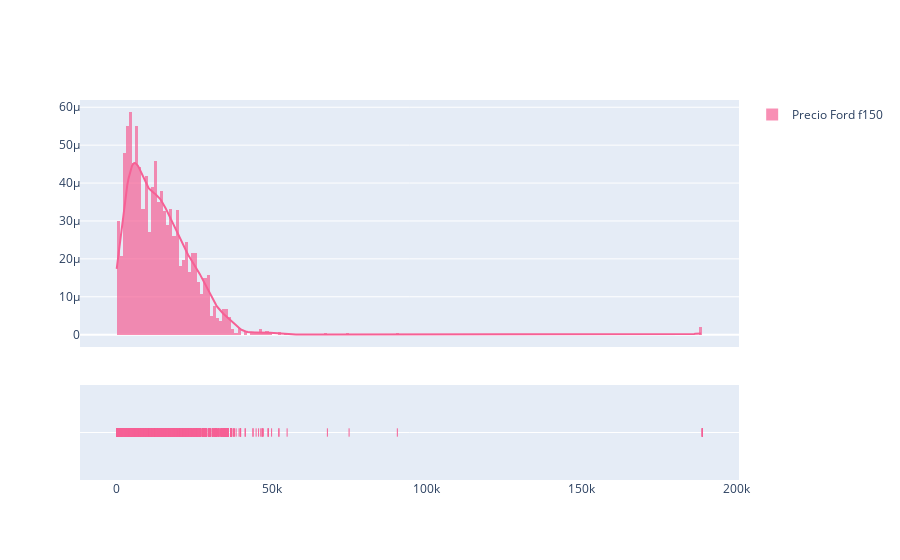

The notebook cell saved with this chart:
### Code cell
# Histograma y curva de la densidad del precio de la camionetas más caras
hist_data = [ford_f150_price]
group_labels = ['Precio Ford f150']
colors = ['#F66095']

fig = ff.create_distplot(hist_data, group_labels, colors=colors, bin_size=1000)
fig.show()

### Figure 1 — Plotly figure (JSON) as saved in the notebook; plotly's stock layout.template omitted (floating-point values rounded to 4 significant figures; data arrays with more than 128 entries replaced by an {"elided": "..."} marker saying what was removed)
{"data": [{"autobinx": false, "histnorm": "probability density", "legendgroup": "Precio Ford f150", "marker": {"color": "#F66095"}, "name": "Precio Ford f150", "opacity": 0.7, "type": "histogram", "x": {"elided": "2796 int values"}, "xaxis": "x", "xbins": {"end": 189000, "size": 1000, "start": 1}, "yaxis": "y"}, {"legendgroup": "Precio Ford f150", "marker": {"color": "#F66095"}, "mode": "lines", "name": "Precio Ford f150", "showlegend": false, "type": "scatter", "x": {"elided": "500 float values"}, "xaxis": "x", "y": {"elided": "500 float values"}, "yaxis": "y"}, {"legendgroup": "Precio Ford f150", "marker": {"color": "#F66095", "symbol": "line-ns-open"}, "mode": "markers", "name": "Precio Ford f150", "showlegend": false, "type": "scatter", "x": {"elided": "2796 int values"}, "xaxis": "x", "y": {"elided": "2796 str values"}, "yaxis": "y2"}], "layout": {"barmode": "overlay", "hovermode": "closest", "legend": {"traceorder": "reversed"}, "xaxis": {"anchor": "y2", "domain": [0, 1], "zeroline": false}, "yaxis": {"anchor": "free", "domain": [0.35, 1], "position": 0}, "yaxis2": {"anchor": "x", "domain": [0, 0.25], "dtick": 1, "showticklabels": false}}}
